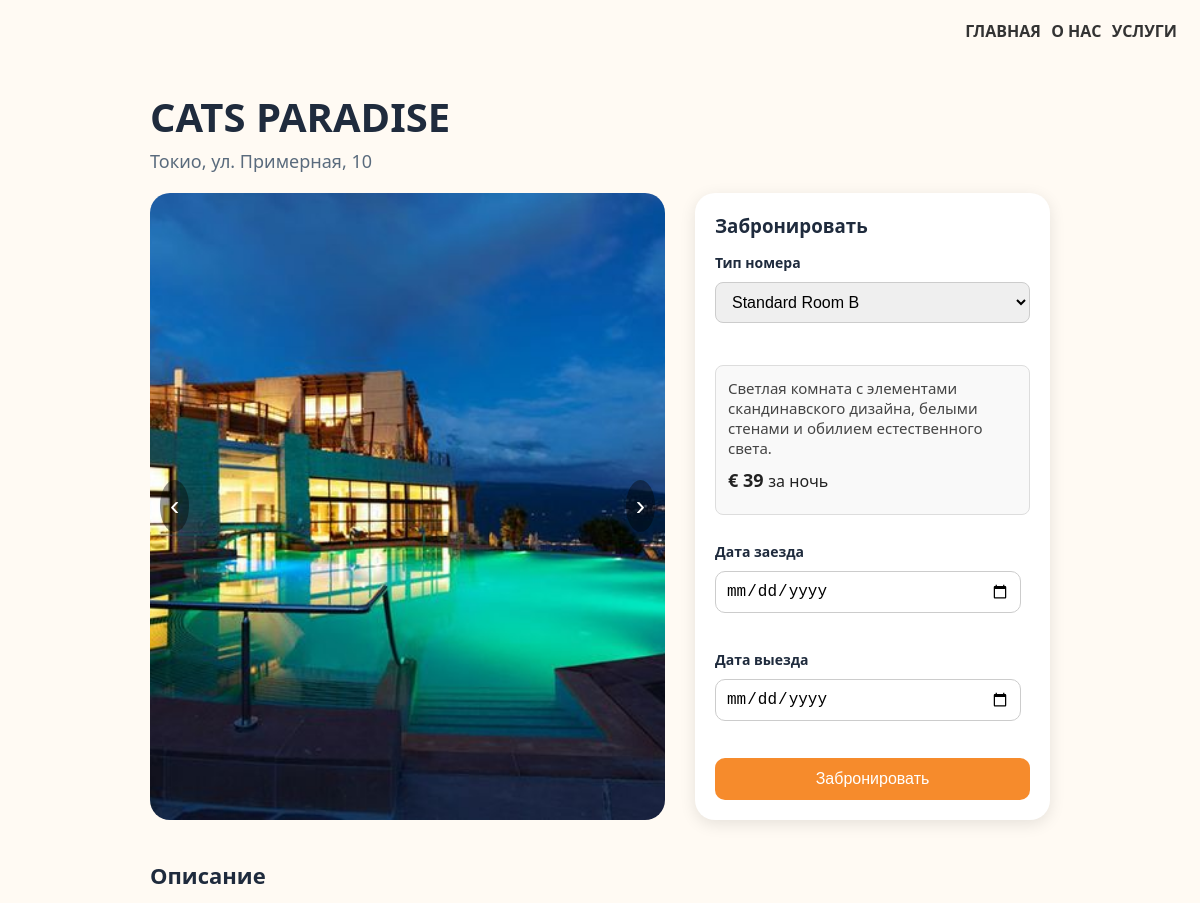
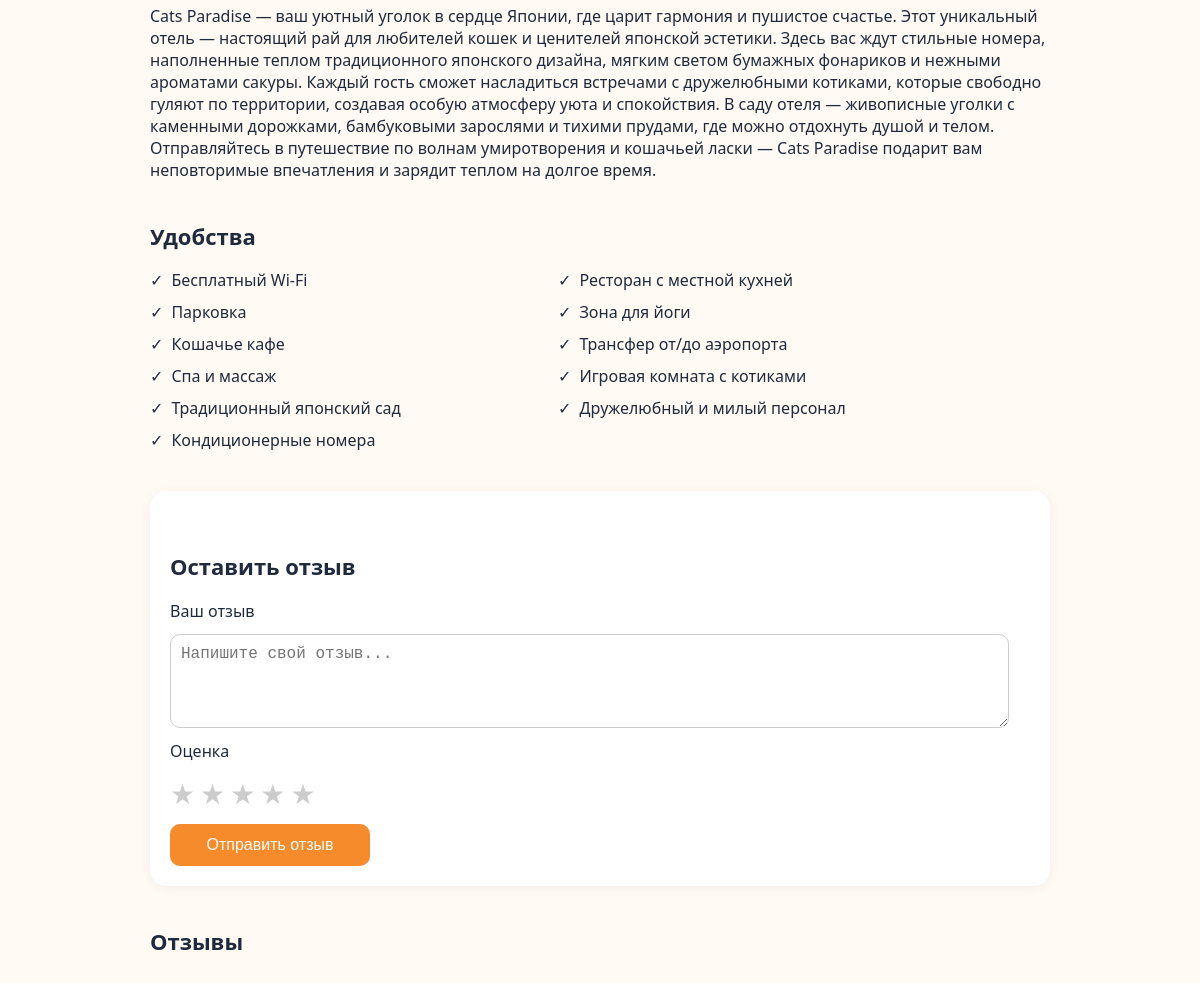
The page /hotel_menu/5 on the database its author committed (2 pictures, top to bottom).
### data/hotel.py (models this page shows)
class Hotel(SqlAlchemyBase):
    __tablename__ = 'hotel'
    id = sqlalchemy.Column(sqlalchemy.Integer, primary_key=True, autoincrement=True)
    image = sqlalchemy.Column(sqlalchemy.String)
    alternative = sqlalchemy.Column(sqlalchemy.String)
    title = sqlalchemy.Column(sqlalchemy.String)
    city = sqlalchemy.Column(sqlalchemy.String)
    price = sqlalchemy.Column(sqlalchemy.String)
    rating = sqlalchemy.Column(sqlalchemy.String)
    description = sqlalchemy.Column(sqlalchemy.String)
    conveniences = sqlalchemy.Column(sqlalchemy.String)
    reviews = orm.relationship("Review", back_populates="hotel")
    rooms = orm.relationship("Room", back_populates="hotel")

### data/room.py (models this page shows)
class Room(SqlAlchemyBase):
    __tablename__ = 'rooms'
    id = sqlalchemy.Column(sqlalchemy.Integer, primary_key=True, autoincrement=True)
    hotel_id = sqlalchemy.Column(sqlalchemy.Integer, sqlalchemy.ForeignKey('hotel.id'))
    hotel = orm.relationship('Hotel', back_populates='rooms')
    name = sqlalchemy.Column(sqlalchemy.String, nullable=False)
    description = sqlalchemy.Column(sqlalchemy.String)
    price = sqlalchemy.Column(sqlalchemy.Integer, nullable=False)
    capacity = sqlalchemy.Column(sqlalchemy.Integer, nullable=False)

### main.py (the view, shortened to what this page needs)
@app.route("/hotel_menu/<index_hotel>", methods=["GET", "POST"])
def hotel_menu(index_hotel):
    db_sess = db_session.create_session()
    room_types = [i.__dict__ for i in db_sess.query(Room).filter(Room.hotel_id == index_hotel).all()]
    files = os.listdir(path=f"static/images_{index_hotel}")
    images = [
        url_for("static", filename=f"images_{index_hotel}/room{i}.jpg")
        for i in range(1, len(files) + 1)
    ]
    hotel_card = db_sess.query(Hotel).filter(Hotel.id == index_hotel).first().__dict__
    conveniences = hotel_card["conveniences"].split(';')
    reviews = [i.__dict__ for i in db_sess.query(Review).filter(Review.hotel_id == index_hotel).all()]
    return render_template("hotel_menu.html", images=images, hotel_card=hotel_card,
                           conveniences=conveniences, reviews=reviews, room_types=room_types)

### data/db_session.py (called while the page is built)
def create_session() -> Session:
    global __factory
    return __factory()

### templates/hotel_menu.html (shortened to what this page needs)
<!DOCTYPE html>
<html lang="ru">
  <head>
    <link rel="stylesheet" href="../static/styles/hotel_menu.css" />
  </head>
  <body>
    <header>
      <nav class="navbar">
        <div class="nav-links">
          <a href="/">ГЛАВНАЯ</a>
          <a href="#">О НАС</a>
          <a href="#">УСЛУГИ</a>
        </div>
      </nav>
    </header>
    <div class="container">
      <h1>{{ hotel_card["title"] }}</h1>
      <div class="subheading">{{ hotel_card["city"] }}, ул. Примерная, 10</div>
      <div class="top-section">
        <div class="hotel-img">
          <button class="carousel-btn prev" onclick="prevImage()">‹</button>
          <img id="carousel-image" src="{{ images[0] }}" alt="Hotel Room" />
          <button class="carousel-btn next" onclick="nextImage()">›</button>
        </div>
        <div class="booking-panel">
          <h3>Забронировать</h3>
          <form class="review-form" method="POST">
            <div class="input-group">
              <label for="room-select">Тип номера</label>
              <select id="room-select" name="room">
                {% for room in room_types %}
                <option value="{{ room.id }}" data-price="{{ room.price }}" data-description="{{ room.description }}">
                  {{ room.name }}
                </option>
                {% endfor %}
              </select>
            </div>
            <div class="room-details" id="room-details">
              <p id="room-description">{{ room_types[0].description }}</p>
              <div class="price">
                € <span id="room-price">{{ room_types[0].price }}</span>
                <span style="font-weight: normal; font-size: 16px">за ночь</span>
              </div>
            </div>
            <div class="input-group">
              <label for="checkin">Дата заезда</label>
              <input type="date" id="checkin" name="checkin" />
            </div>
            <div class="input-group">
              <label for="checkout">Дата выезда</label>
              <input type="date" id="checkout" name="checkout" />
            </div>
            <button class="book-btn" name="booking_button" value="booking_button">Забронировать</button>
          </form>
        </div>
      </div>
      <div class="description">
        <h2>Описание</h2>
        <p>{{ hotel_card["description"] }}</p>
      </div>
      <div class="amenities">
        <h2>Удобства</h2>
        <ul>
          {% for convenience in conveniences %}
          <li>{{ convenience }}</li>
          {% endfor %}
        </ul>
      </div>
      <div class="reviews">
        <div class="leave-review">
          <h2>Оставить отзыв</h2>
          <form class="review-form" method="POST">
            <label for="review-text">Ваш отзыв</label>
            <textarea
              id="review-text"
              name="text"
              rows="4"
              placeholder="Напишите свой отзыв..."
            ></textarea>
            <label>Оценка</label>
            <div class="star-rating">
              <input type="radio" name="rating" id="star5" value="5" /><label
                for="star5"
                >★</label
              >
              <input type="radio" name="rating" id="star4" value="4" /><label
                for="star4"
                >★</label
              >
              <input type="radio" name="rating" id="star3" value="3" /><label
                for="star3"
                >★</label
              >
              <input type="radio" name="rating" id="star2" value="2" /><label
                for="star2"
                >★</label
              >
              <input type="radio" name="rating" id="star1" value="1" /><label
                for="star1"
                >★</label
              >
            </div>
            <button type="submit" class="submit-review" name="review_button" value="review_button">Отправить отзыв</button>
          </form>
        </div>
        <div class="review">
          <h2>Отзывы</h2>
        </div>
      </div>
    </div>
  </body>
</html>

### static/styles/hotel_menu.css (style rules this page uses)
body { font-family: "Segoe UI", sans-serif; background-color: #fffaf3; color: #1f2b3d; margin: 0; padding: 20px; }
.container { max-width: 900px; margin: 0 auto; }
h1 { font-size: 40px; font-weight: 700; text-transform: uppercase; margin-bottom: 5px; }
h2 { font-size: 22px; margin-top: 40px; }
li { margin-bottom: 10px; }
.navbar { display: flex; justify-content: flex-end; gap: 20px; padding-bottom: 20px; font-weight: 600; }
.nav-links a { color: #333; text-decoration: none; font-weight: bold; margin: 3px; transition: color 0.3s ease; }
.subheading { font-size: 18px; color: #5a6b7d; margin-bottom: 20px; }
.top-section { display: flex; gap: 30px; flex-wrap: wrap; }
.hotel-img { flex: 1 1 50%; position: relative; border-radius: 20px; overflow: hidden; min-height: 350px; display: flex; align-items: center; justify-content: center; }
.hotel-img img { width: 100%; height: 100%; object-fit: cover; border-radius: 10px; }
.booking-panel { flex: 1 1 50%; display: flex; flex-direction: column; justify-content: center; }
.booking-panel select { width: 100%; padding: 10px 12px; font-size: 16px; border: 1px solid #ccc; border-radius: 8px; margin-bottom: 15px; box-sizing: border-box; }
.room-details { background-color: #f9f9f9; padding: 12px; border-radius: 8px; margin-bottom: 15px; border: 1px solid #ddd; }
.room-details p { margin: 0 0 10px 0; font-size: 15px; color: #444; }
.room-details .price { font-size: 18px; font-weight: bold; color: #222; }
.booking-panel .input-group label { display: block; margin-bottom: 6px; font-weight: bold; font-size: 14px; }
.booking-panel .input-group { margin-bottom: 15px; }
.carousel-btn { position: absolute; top: 50%; transform: translateY(-50%); background-color: rgba(0, 0, 0, 0.4); color: white; border: none; font-size: 28px; padding: 10px; cursor: pointer; border-radius: 50%; z-index: 10; }
.carousel-btn.prev { left: 10px; }
.carousel-btn.next { right: 10px; }
.booking-panel { flex: 1 1 250px; background-color: white; border-radius: 20px; padding: 20px; box-shadow: 0 4px 16px rgba(0, 0, 0, 0.1); animation: fadeIn 0.6s ease-in-out; }
.booking-panel h3 { margin: 0 0 15px; }
.booking-panel input { display: block; width: 90%; margin-bottom: 10px; padding: 10px; font-size: 16px; border-radius: 10px; border: 1px solid #ccc; transition: border-color 0.4s ease; }
.input-group { display: flex; flex-direction: column; gap: 4px; }
.price { font-size: 22px; font-weight: bold; margin: 10px 0; }
.book-btn { background-color: #f68b2c; color: white; padding: 12px; width: 100%; border: none; border-radius: 10px; font-size: 16px; cursor: pointer; transition: background-color 0.4s ease; }
.description, .amenities, .reviews { margin-top: 30px; }
.amenities ul { list-style: none; padding-left: 0; columns: 2; max-width: 800px; }
.amenities li::before { content: "\2713"; color: #1f2b3d; padding-right: 8px; }
.leave-review { margin-top: 40px; background: #ffffff; padding: 20px; border-radius: 16px; box-shadow: 0 2px 12px rgba(0, 0, 0, 0.05); animation: fadeIn 0.6s ease-in-out; }
.review-form { display: flex; flex-direction: column; gap: 12px; }
.review-form textarea { width: 95%; padding: 10px; border-radius: 10px; border: 1px solid #ccc; font-size: 16px; resize: vertical; }
.star-rating { display: flex; flex-direction: row-reverse; justify-content: start; gap: 5px; }
.star-rating label { font-size: 28px; color: #ccc; cursor: pointer; transition: color 0.3s; }
.submit-review { background-color: #f68b2c; color: white; padding: 12px; border: none; border-radius: 10px; font-size: 16px; cursor: pointer; width: 200px; transition: background-color 0.3s; }

### rows shown on the page
Hotel: title "CATS PARADISE", city "Токио", description "Cats Paradise — ваш уютный уголок в сердце Японии, где царит гармония и пушистое счастье. Этот уникальный отель — настоящий рай для любителей кошек и ценителей японской эстетики. Здесь вас ждут стильные номера, наполненные теплом традиционного японского дизайна, мягким светом бумажных фонариков и нежными ароматами сакуры. Каждый гость сможет насладиться встречами с дружелюбными котиками, которые свободно гуляют по территории, создавая особую атмосферу уюта и спокойствия. В саду отеля — живописные уголки с каменными дорожками, бамбуковыми зарослями и тихими прудами, где можно отдохнуть душой и телом. Отправляйтесь в путешествие по волнам умиротворения и кошачьей ласки — Cats Paradise подарит…"
Room: description "Светлая комната с элементами скандинавского дизайна, белыми стенами и обилием естественного света."

### other values the page prints
{{ room_types[0].price }} "39"
{{ convenience }} "Бесплатный Wi-Fi" "Парковка" "Кошачье кафе" "Спа и массаж" "Традиционный японский сад" "Кондиционерные номера" "Ресторан с местной кухней" "Зона для йоги" "Трансфер от/до аэропорта" "Игровая комната с котиками" "Дружелюбный и милый персонал"
form field room "Standard Room B"
